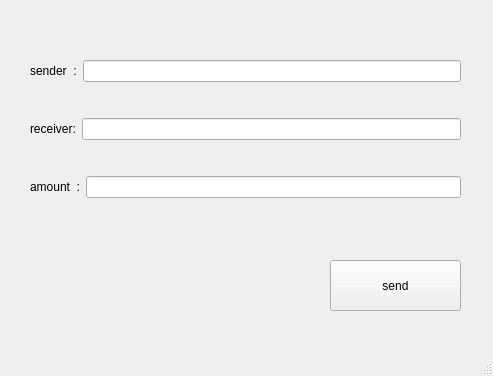
<?xml version="1.0" encoding="UTF-8"?>
<ui version="4.0">
 <class>MainWindow</class>
 <widget class="QMainWindow" name="MainWindow">
  <property name="geometry">
   <rect>
    <x>0</x>
    <y>0</y>
    <width>493</width>
    <height>376</height>
   </rect>
  </property>
  <property name="windowTitle">
   <string>MainWindow</string>
  </property>
  <widget class="QWidget" name="centralwidget">
   <widget class="QPushButton" name="pushButton">
    <property name="geometry">
     <rect>
      <x>330</x>
      <y>260</y>
      <width>131</width>
      <height>51</height>
     </rect>
    </property>
    <property name="text">
     <string>send</string>
    </property>
   </widget>
   <widget class="QWidget" name="layoutWidget">
    <property name="geometry">
     <rect>
      <x>30</x>
      <y>30</y>
      <width>431</width>
      <height>201</height>
     </rect>
    </property>
    <layout class="QVBoxLayout" name="verticalLayout">
     <item>
      <layout class="QHBoxLayout" name="horizontalLayout">
       <item>
        <widget class="QLabel" name="label">
         <property name="text">
          <string>sender  :</string>
         </property>
        </widget>
       </item>
       <item>
        <widget class="QLineEdit" name="lineEdit"/>
       </item>
      </layout>
     </item>
     <item>
      <layout class="QHBoxLayout" name="horizontalLayout_2">
       <item>
        <widget class="QLabel" name="label_2">
         <property name="text">
          <string>receiver:</string>
         </property>
        </widget>
       </item>
       <item>
        <widget class="QLineEdit" name="lineEdit_2"/>
       </item>
      </layout>
     </item>
     <item>
      <layout class="QHBoxLayout" name="horizontalLayout_3">
       <item>
        <widget class="QLabel" name="label_3">
         <property name="text">
          <string>amount  :</string>
         </property>
        </widget>
       </item>
       <item>
        <widget class="QLineEdit" name="lineEdit_3"/>
       </item>
      </layout>
     </item>
    </layout>
   </widget>
  </widget>
  <widget class="QMenuBar" name="menubar">
   <property name="geometry">
    <rect>
     <x>0</x>
     <y>0</y>
     <width>493</width>
     <height>26</height>
    </rect>
   </property>
  </widget>
  <widget class="QStatusBar" name="statusbar"/>
 </widget>
 <resources/>
 <connections/>
</ui>
